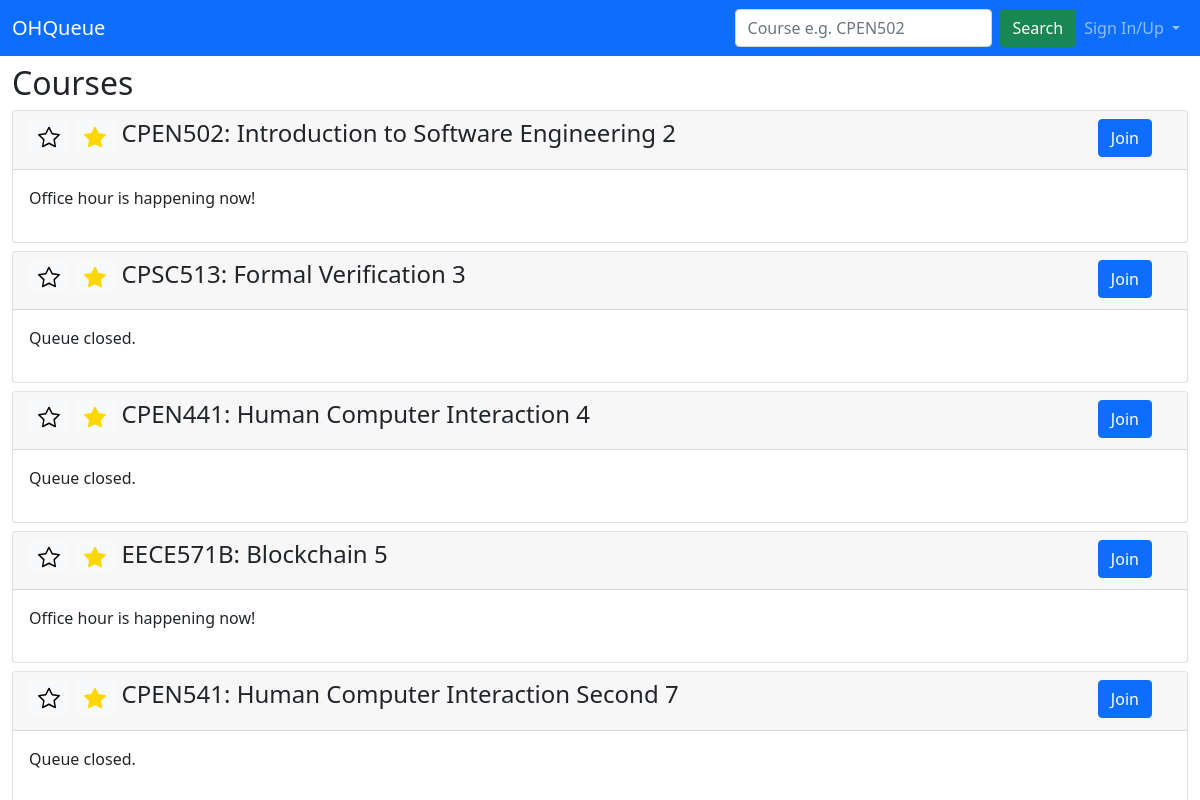
The app's page /, older data.
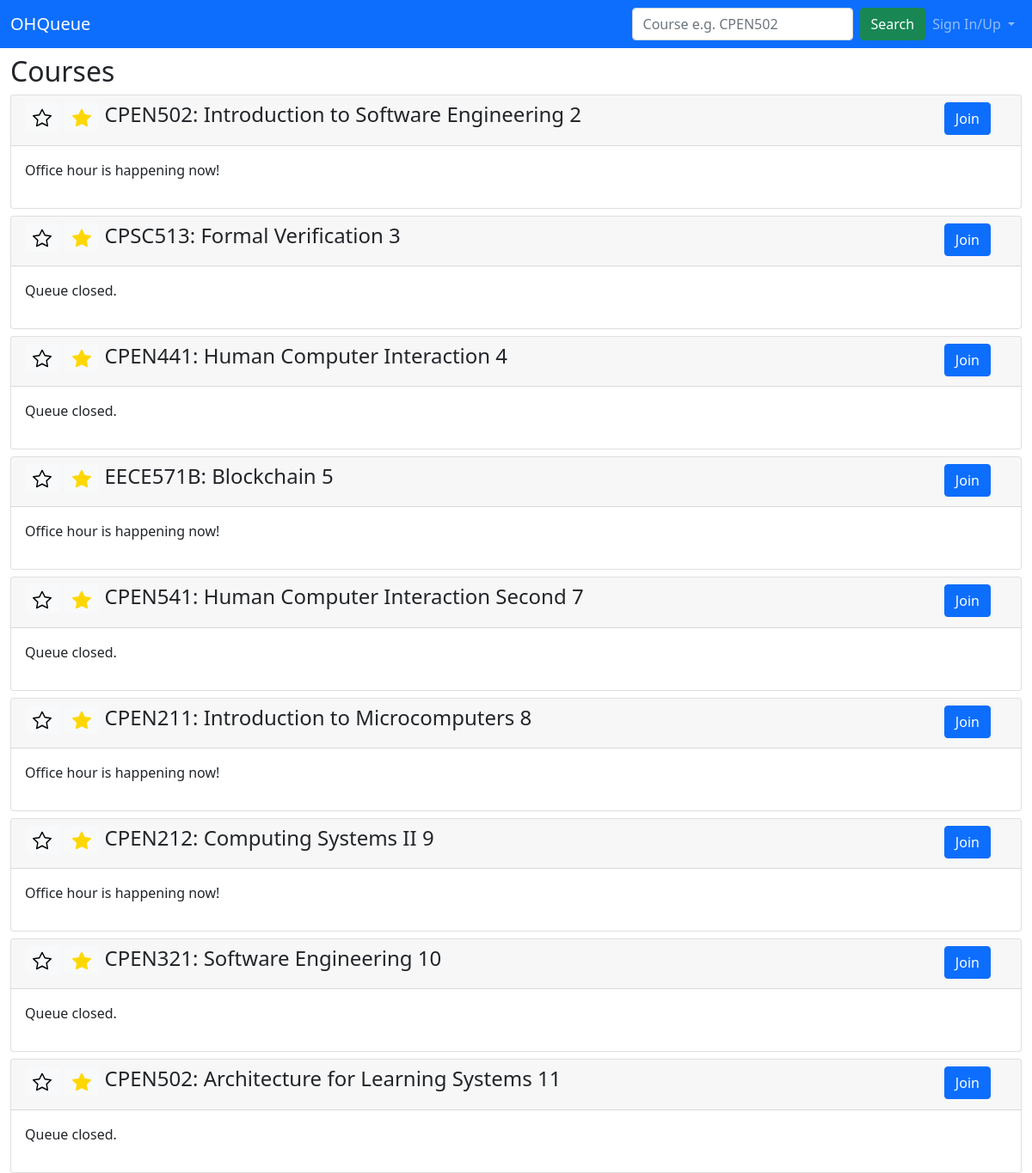
The same page, newer data.
### ohq/models.py (models this page shows, shortened)
class Course(models.Model):
    code = models.CharField(max_length=10)
    subject = models.CharField(null=False,
        max_length=5,
        choices=SUBJECT_CODE,
        default=CPEN)
    number = models.IntegerField(default=0)
    session = models.CharField(max_length=5, default="")
    semester = models.CharField(null=False,
        max_length=2,
        choices=SEMESTER,
        default=W1)
    course_name = models.CharField(max_length=100, default="")
    status = models.BooleanField(default=False)

### ohq/views.py (the view)
class CourseListView(generic.ListView):
    model = Course
    template_name = "course_list.html"
    context_object_name = "course_list"

### ohq/templates/ohq/course_list.html (shortened to what this page needs)
<!DOCTYPE html>
<html lang="en">
<head>
    {% load static %}
    <link href="https://cdn.jsdelivr.net/npm/bootstrap@5.1.3/dist/css/bootstrap.min.css" rel="stylesheet">
</head>
<body>
  <nav class="navbar navbar-expand-lg navbar-dark bg-primary">
    <div class="container-fluid">
      <a class="navbar-brand" href="/">OHQueue</a>
      <div class="collapse navbar-collapse justify-content-end" id="navbarSupportedContent">
        <form class="d-flex" action="{% url 'ohq:search' %}" method="post">
          <input class="form-control me-2" type="search" placeholder="Course e.g. CPEN502" aria-label="Search">
          <button class="btn btn-success" type="submit">Search</button>
        </form>
        {% if user.is_authenticated %}
        <ul class="navbar-nav mb-2 mb-lg-0">
          <li class="nav-item dropdown">
            <a class="nav-link dropdown-toggle" href="#" id="navbarDropdown" role="button" data-bs-toggle="dropdown" aria-expanded="false">
              {{ user.username }}
            </a>
            <ul class="dropdown-menu dropdown-menu-end" aria-labelledby="navbarDropdown">
              <li><a class="dropdown-item text-center"" href="#">Manage Password</a></li>
              <li><a class="dropdown-item text-center"" href="{% url 'ohq:logout' %}">Sign Out</a></li>
            </ul>
          </li>
        </ul>
        {% else %}
        <ul class="navbar-nav mb-2 mb-lg-0">
          <li class="nav-item dropdown">
            <a class="nav-link dropdown-toggle" href="#" id="navbarDropdown" role="button" data-bs-toggle="dropdown" aria-expanded="false">
              Sign In/Up
            </a>
          </li>
        </ul>
        {% endif %}
      </div>
    </div>
  </nav>
    <div class="container-fluid mt-2">
        <h2>Courses</h2>
        <div class="card-columns-vertical">
            {% for course in course_list %}
                <div class="card mt-2">
                    <div class="card-header">
                      <div class="row justify-content-between">
                        <div class="col-11">
                          <h4>
                            <button type="button" class="btn btn-sm btn-light">
                            </button>
                            <button type="button" class="btn btn-sm btn-light">
                            </button>
                            {{ course.code }}: {{ course.course_name }} {{ course.id }}
                        </h4>
                        </div>
                        <div class="col-1">
                          <input type=button class="btn btn-primary" onClick="location.href='course/{{ course.id }}'"
                                  value='Join'>
                        </div>
                      </div>
                    </div>
                    <div class="card-body">
                        <p>
                            {% if course.status %}
                                Office hour is happening now!
                            {% else %}
                                Queue closed.
                            {% endif %}
                        </p>
                    </div>
                </div>
            {% endfor %}
        </div>
    </div>
</body>

Row changes from the older to the newer data that the page shows:
added Course: code "CPEN211", course_name "Introduction to Microcomputers", id "8", status "Office hour is happening now!"
added Course: code "CPEN212", course_name "Computing Systems II", id "9", status "Office hour is happening now!"
added Course: code "CPEN321", course_name "Software Engineering", id "10", status "Queue closed."
added Course: code "CPEN502", course_name "Architecture for Learning Systems", id "11", status "Queue closed."
